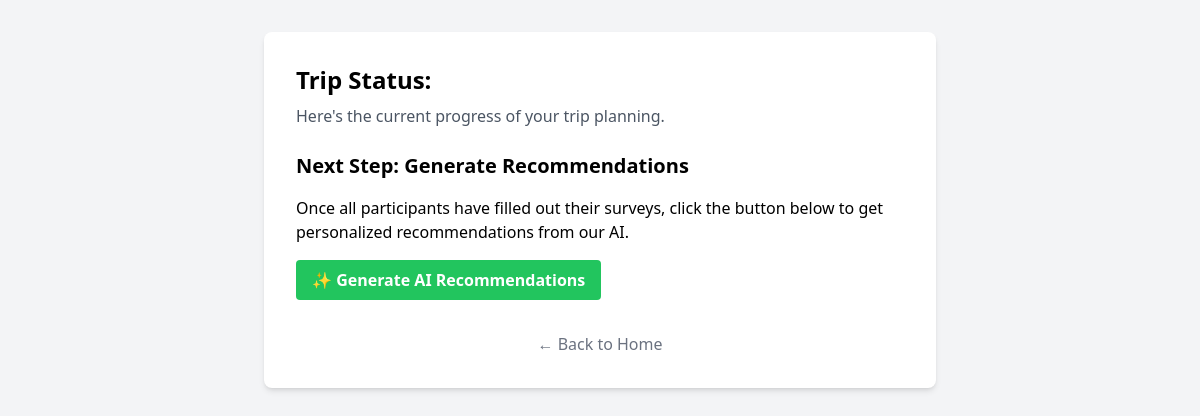
Before: /trips/27 with the older database file.
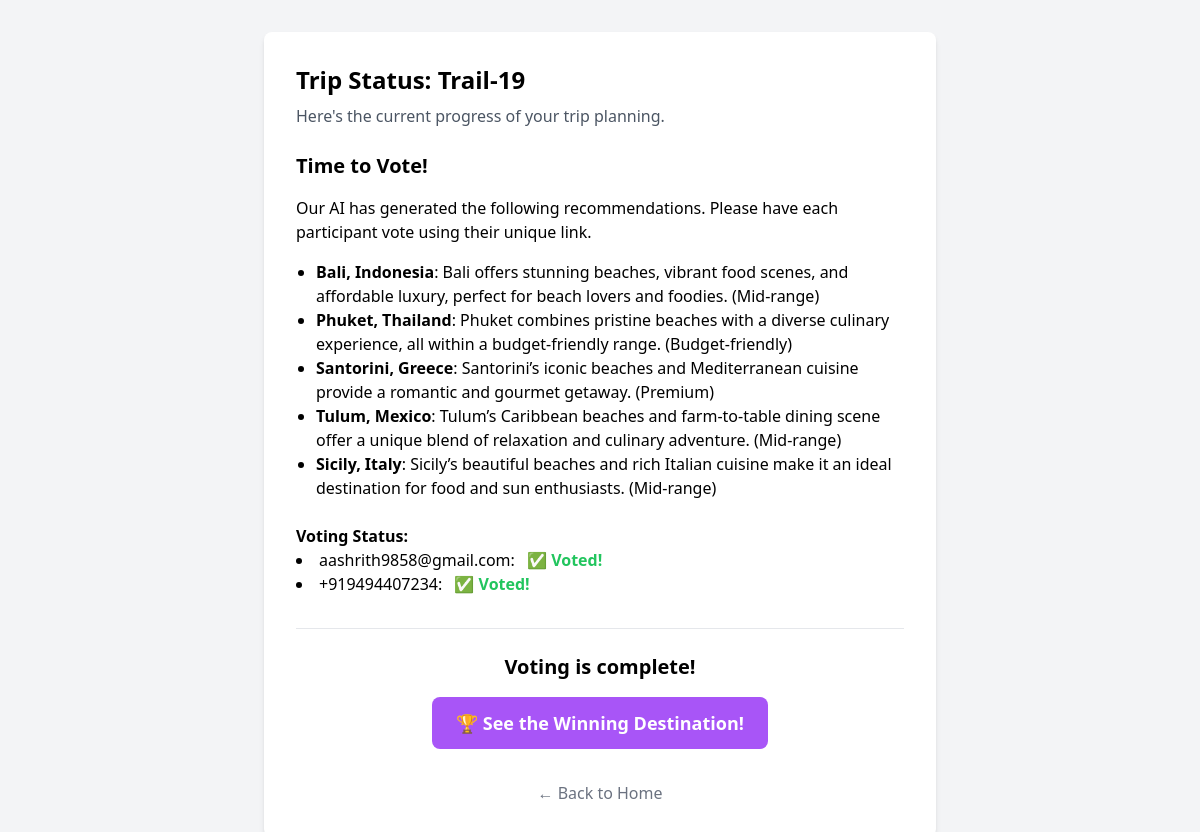
After: the same page with the newer database file.
### app/models/trip.py (models this page shows)
class Trip(Base):
    __tablename__ = "trips"
    id = Column(Integer, primary_key=True, index=True)
    name = Column(String, index=True)
    status = Column(String, default="planning")
    winner_recommendation_id = Column(Integer, ForeignKey("recommendations.id"), nullable=True)
    recommendations = relationship("Recommendation", foreign_keys="[Recommendation.trip_id]", back_populates="trip")
    winner = relationship("Recommendation", foreign_keys=[winner_recommendation_id])
    participants = relationship("Participant", back_populates="trip")

class Recommendation(Base):
    __tablename__ = "recommendations"
    id = Column(Integer, primary_key=True, index=True)
    trip_id = Column(Integer, ForeignKey("trips.id"))
    destination_name = Column(String)
    reason = Column(String)
    estimated_budget = Column(String)
    trip = relationship("Trip", back_populates="recommendations", foreign_keys=[trip_id])

class Participant(Base):
    __tablename__ = "participants"
    id = Column(Integer, primary_key=True, index=True)
    contact_info = Column(String, index=True)
    trip_id = Column(Integer, ForeignKey("trips.id"))
    trip = relationship("Trip", back_populates="participants")
    survey_response = relationship("SurveyResponse", uselist=False, back_populates="participant")
    __table_args__ = (UniqueConstraint('contact_info', 'trip_id', name='_contact_trip_uc'),)

### app/api/trips.py (the view)
@router.get("/{trip_id}", response_class=HTMLResponse)
def get_trip_status_page(request: Request, trip_id: int, db: Session = Depends(get_db)):
    trip = db.query(models.Trip).filter(models.Trip.id == trip_id).first()
    votes = db.query(models.Vote).join(models.Participant).filter(models.Participant.trip_id == trip_id).all()
    vote_count = len(votes)
    voted_participant_ids = {vote.participant_id for vote in votes}
    return templates.TemplateResponse(
        "trip_status.html",
        {
            "request": request,
            "trip": trip,
            "vote_count": vote_count,
            "voted_participant_ids": voted_participant_ids  # Pass the new list to the template
        }
    )

### app/templates/trip_status.html
{% extends "base.html" %}
{% block content %}
<div id="trip-dashboard-content" class="bg-white p-8 rounded-lg shadow-md max-w-2xl mx-auto">
    <h1 class="text-2xl font-bold mb-2">Trip Status: {{ trip.name }}</h1>
    <p class="text-gray-600 mb-6">Here's the current progress of your trip planning.</p>
    <div id="recommendations-section">
        {% if trip.recommendations %}
            <h2 class="text-xl font-semibold mb-4">Time to Vote!</h2>
            <p class="mb-4">Our AI has generated the following recommendations. Please have each participant vote using their unique link.</p>
            <ul class="list-disc pl-5 mb-6">
            {% for rec in trip.recommendations %}
                <li><strong>{{ rec.destination_name }}</strong>: {{ rec.reason }} ({{ rec.estimated_budget }})</li>
            {% endfor %}
            </ul>
            <h3 class="font-semibold">Voting Status:</h3>
<ul class="list-inside list-disc">
{% for p in trip.participants %}
    <li>
        {{ p.contact_info }}:
        {% if p.id in voted_participant_ids %}
            <span class="text-green-500 font-bold ml-2">✅ Voted!</span>
        {% else %}
            <a href="/trip/{{ trip.id }}/vote/{{ p.id }}" class="text-blue-500 hover:underline ml-2">Vote Here</a>
        {% endif %}
    </li>
{% endfor %}
</ul>
        {% else %}
            <h2 class="text-xl font-semibold mb-4">Next Step: Generate Recommendations</h2>
            <p class="mb-4">Once all participants have filled out their surveys, click the button below to get personalized recommendations from our AI.</p>
            <button
                hx-post="/trips/{{ trip.id }}/generate-recommendations"
                hx-target="#recommendations-section"
                hx-swap="innerHTML"
                class="bg-green-500 hover:bg-green-700 text-white font-bold py-2 px-4 rounded"
            >
                ✨ Generate AI Recommendations
            </button>
        {% endif %}
    </div>
    {% if vote_count == trip.participants|length and trip.recommendations %}
        <div class="mt-8 text-center border-t pt-6">
            <h2 class="text-xl font-semibold mb-4">Voting is complete!</h2>
            <button
                hx-get="/trip/{{ trip.id }}/results"
                hx-target="#trip-dashboard-content"
                hx-swap="innerHTML"
                class="bg-purple-500 hover:bg-purple-700 text-white font-bold py-3 px-6 rounded-lg text-lg"
            >
                🏆 See the Winning Destination!
            </button>
        </div>
    {% endif %}
    <div class="mt-8 text-center">
        <a href="/" class="text-gray-500 hover:underline">← Back to Home</a>
    </div>
</div>
{% endblock %}

### app/templates/base.html (shortened to what this page needs)
<!DOCTYPE html>
<html lang="en">
<head>
    <script src="https://cdn.tailwindcss.com"></script>
</head>
<body class="bg-gray-100">
    <main id="content" class="container mx-auto p-8">
        {% block content %}{% endblock %}
    </main>
</body>
</html>

Changed rows visible on the page:
added Trip: name "Trail-19"
added Recommendation: destination_name "Bali, Indonesia", reason "Bali offers stunning beaches, vibrant food scenes, and affordable luxury, perfect for beach lovers and foodies.", estimated_budget "Mid-range"
added Recommendation: destination_name "Phuket, Thailand", reason "Phuket combines pristine beaches with a diverse culinary experience, all within a budget-friendly range.", estimated_budget "Budget-friendly"
added Recommendation: destination_name "Santorini, Greece", reason "Santorini’s iconic beaches and Mediterranean cuisine provide a romantic and gourmet getaway.", estimated_budget "Premium"
added Recommendation: destination_name "Tulum, Mexico", reason "Tulum’s Caribbean beaches and farm-to-table dining scene offer a unique blend of relaxation and culinary adventure.", estimated_budget "Mid-range"
added Recommendation: destination_name "Sicily, Italy", reason "Sicily’s beautiful beaches and rich Italian cuisine make it an ideal destination for food and sun enthusiasts.", estimated_budget "Mid-range"
added Participant: contact_info "aashrith9858@gmail.com", shows "✅ Voted!"
added Participant: contact_info "+919494407234", shows "✅ Voted!"
Other visible differences:
text no longer shown: "Next Step: Generate Recommendations Once all participants have filled out their surveys, click the button below to get personalized recommendations from our AI. ✨ Generate AI Recommendations"
text now shown: "Time to Vote! Our AI has generated the following recommendations. Please have each participant vote using their unique link. Voting Status: Voting is complete! 🏆 See the Winning Destination!"
